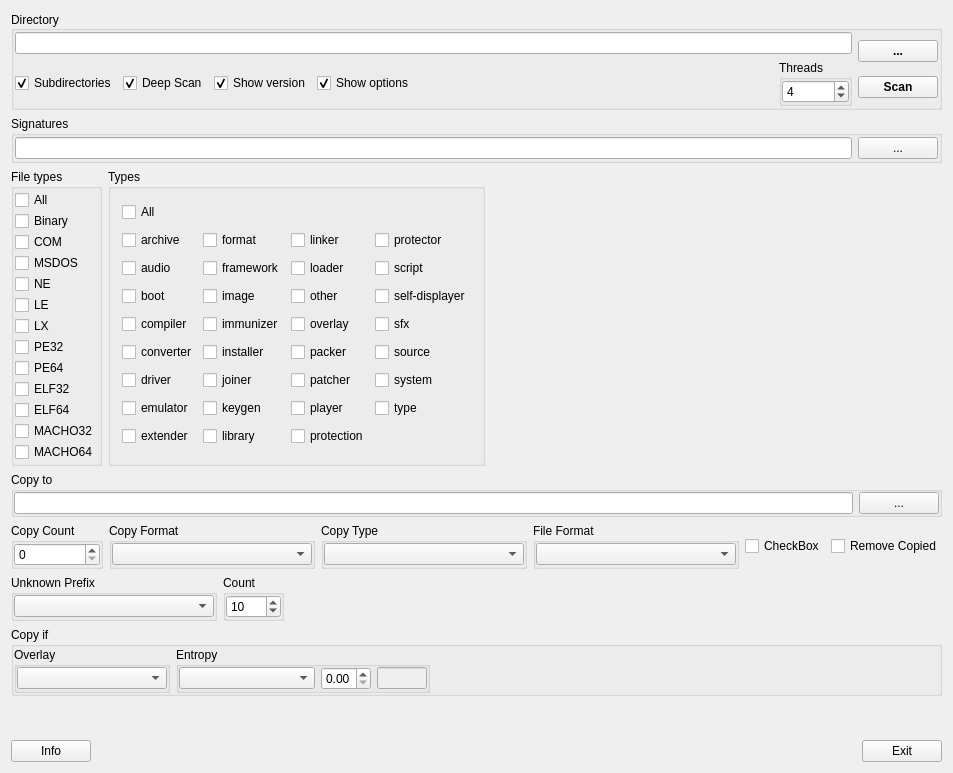
<?xml version="1.0" encoding="UTF-8"?>
<ui version="4.0">
 <class>GuiMainWindow</class>
 <widget class="QMainWindow" name="GuiMainWindow">
  <property name="geometry">
   <rect>
    <x>0</x>
    <y>0</y>
    <width>943</width>
    <height>773</height>
   </rect>
  </property>
  <property name="windowTitle">
   <string notr="true">GuiMainWindow</string>
  </property>
  <widget class="QWidget" name="centralWidget">
   <layout class="QVBoxLayout" name="verticalLayout_7">
    <item>
     <widget class="QGroupBox" name="groupBoxDirectory">
      <property name="title">
       <string>Directory</string>
      </property>
      <property name="alignment">
       <set>Qt::AlignLeading|Qt::AlignLeft|Qt::AlignVCenter</set>
      </property>
      <layout class="QHBoxLayout" name="horizontalLayout_2">
       <property name="leftMargin">
        <number>1</number>
       </property>
       <property name="topMargin">
        <number>1</number>
       </property>
       <property name="rightMargin">
        <number>1</number>
       </property>
       <property name="bottomMargin">
        <number>1</number>
       </property>
       <item>
        <layout class="QVBoxLayout" name="verticalLayout_3">
         <item>
          <widget class="QLineEdit" name="lineEditDirectoryName"/>
         </item>
         <item>
          <layout class="QHBoxLayout" name="horizontalLayout">
           <item>
            <widget class="QCheckBox" name="checkBoxScanSubdirectories">
             <property name="text">
              <string>Subdirectories</string>
             </property>
             <property name="checked">
              <bool>true</bool>
             </property>
            </widget>
           </item>
           <item>
            <widget class="QCheckBox" name="checkBoxDeepScan">
             <property name="text">
              <string>Deep Scan</string>
             </property>
             <property name="checked">
              <bool>true</bool>
             </property>
            </widget>
           </item>
           <item>
            <widget class="QCheckBox" name="checkBoxShowVersion">
             <property name="text">
              <string>Show version</string>
             </property>
             <property name="checked">
              <bool>true</bool>
             </property>
            </widget>
           </item>
           <item>
            <widget class="QCheckBox" name="checkBoxShowOptions">
             <property name="text">
              <string>Show options</string>
             </property>
             <property name="checked">
              <bool>true</bool>
             </property>
            </widget>
           </item>
           <item>
            <spacer name="horizontalSpacer">
             <property name="orientation">
              <enum>Qt::Horizontal</enum>
             </property>
             <property name="sizeHint" stdset="0">
              <size>
               <width>158</width>
               <height>20</height>
              </size>
             </property>
            </spacer>
           </item>
           <item>
            <widget class="QGroupBox" name="groupBoxThreads">
             <property name="title">
              <string>Threads</string>
             </property>
             <layout class="QVBoxLayout" name="verticalLayout_15">
              <property name="spacing">
               <number>0</number>
              </property>
              <property name="leftMargin">
               <number>0</number>
              </property>
              <property name="topMargin">
               <number>0</number>
              </property>
              <property name="rightMargin">
               <number>0</number>
              </property>
              <property name="bottomMargin">
               <number>0</number>
              </property>
              <item>
               <widget class="QSpinBox" name="spinBoxThreads">
                <property name="minimum">
                 <number>1</number>
                </property>
                <property name="maximum">
                 <number>8</number>
                </property>
                <property name="value">
                 <number>4</number>
                </property>
               </widget>
              </item>
             </layout>
            </widget>
           </item>
          </layout>
         </item>
        </layout>
       </item>
       <item>
        <layout class="QVBoxLayout" name="verticalLayout">
         <item>
          <widget class="QPushButton" name="pushButtonOpenDirectory">
           <property name="font">
            <font>
             <bold>true</bold>
            </font>
           </property>
           <property name="text">
            <string>...</string>
           </property>
          </widget>
         </item>
         <item>
          <widget class="QPushButton" name="pushButtonScan">
           <property name="font">
            <font>
             <bold>true</bold>
            </font>
           </property>
           <property name="text">
            <string>Scan</string>
           </property>
          </widget>
         </item>
        </layout>
       </item>
      </layout>
     </widget>
    </item>
    <item>
     <widget class="QGroupBox" name="groupBoxSignatures">
      <property name="title">
       <string>Signatures</string>
      </property>
      <layout class="QHBoxLayout" name="horizontalLayout_8">
       <property name="leftMargin">
        <number>1</number>
       </property>
       <property name="topMargin">
        <number>1</number>
       </property>
       <property name="rightMargin">
        <number>1</number>
       </property>
       <property name="bottomMargin">
        <number>1</number>
       </property>
       <item>
        <layout class="QHBoxLayout" name="horizontalLayout_9">
         <item>
          <widget class="QLineEdit" name="lineEditSignatures"/>
         </item>
         <item>
          <widget class="QPushButton" name="pushButtonSignatures">
           <property name="text">
            <string>...</string>
           </property>
          </widget>
         </item>
        </layout>
       </item>
      </layout>
     </widget>
    </item>
    <item>
     <layout class="QHBoxLayout" name="horizontalLayout_6">
      <item>
       <widget class="QGroupBox" name="groupBoxFileTypes">
        <property name="title">
         <string>File types</string>
        </property>
        <layout class="QVBoxLayout" name="verticalLayout_2">
         <property name="spacing">
          <number>1</number>
         </property>
         <property name="leftMargin">
          <number>1</number>
         </property>
         <property name="topMargin">
          <number>1</number>
         </property>
         <property name="rightMargin">
          <number>1</number>
         </property>
         <property name="bottomMargin">
          <number>1</number>
         </property>
         <item>
          <widget class="QCheckBox" name="checkBoxAllFileTypes">
           <property name="text">
            <string>All</string>
           </property>
          </widget>
         </item>
         <item>
          <widget class="QCheckBox" name="checkBoxBinary">
           <property name="text">
            <string>Binary</string>
           </property>
          </widget>
         </item>
         <item>
          <widget class="QCheckBox" name="checkBoxCOM">
           <property name="text">
            <string>COM</string>
           </property>
          </widget>
         </item>
         <item>
          <widget class="QCheckBox" name="checkBoxMSDOS">
           <property name="text">
            <string>MSDOS</string>
           </property>
          </widget>
         </item>
         <item>
          <widget class="QCheckBox" name="checkBoxNE">
           <property name="text">
            <string>NE</string>
           </property>
          </widget>
         </item>
         <item>
          <widget class="QCheckBox" name="checkBoxLE">
           <property name="text">
            <string>LE</string>
           </property>
          </widget>
         </item>
         <item>
          <widget class="QCheckBox" name="checkBoxLX">
           <property name="text">
            <string>LX</string>
           </property>
          </widget>
         </item>
         <item>
          <widget class="QCheckBox" name="checkBoxPE32">
           <property name="text">
            <string>PE32</string>
           </property>
          </widget>
         </item>
         <item>
          <widget class="QCheckBox" name="checkBoxPE64">
           <property name="text">
            <string>PE64</string>
           </property>
          </widget>
         </item>
         <item>
          <widget class="QCheckBox" name="checkBoxELF32">
           <property name="text">
            <string>ELF32</string>
           </property>
          </widget>
         </item>
         <item>
          <widget class="QCheckBox" name="checkBoxELF64">
           <property name="text">
            <string>ELF64</string>
           </property>
          </widget>
         </item>
         <item>
          <widget class="QCheckBox" name="checkBoxMACHO32">
           <property name="text">
            <string>MACHO32</string>
           </property>
          </widget>
         </item>
         <item>
          <widget class="QCheckBox" name="checkBoxMACHO64">
           <property name="text">
            <string>MACHO64</string>
           </property>
          </widget>
         </item>
        </layout>
       </widget>
      </item>
      <item>
       <widget class="QGroupBox" name="groupBoxTypes">
        <property name="title">
         <string>Types</string>
        </property>
        <layout class="QGridLayout" name="gridLayout">
         <item row="4" column="0">
          <widget class="QCheckBox" name="checkBox_compiler">
           <property name="text">
            <string>compiler</string>
           </property>
          </widget>
         </item>
         <item row="0" column="0">
          <widget class="QCheckBox" name="checkBoxAllTypes">
           <property name="text">
            <string>All</string>
           </property>
          </widget>
         </item>
         <item row="7" column="0">
          <widget class="QCheckBox" name="checkBox_emulator">
           <property name="text">
            <string>emulator</string>
           </property>
          </widget>
         </item>
         <item row="8" column="0">
          <widget class="QCheckBox" name="checkBox_extender">
           <property name="text">
            <string>extender</string>
           </property>
          </widget>
         </item>
         <item row="1" column="0">
          <widget class="QCheckBox" name="checkBox_archive">
           <property name="text">
            <string>archive</string>
           </property>
          </widget>
         </item>
         <item row="3" column="0">
          <widget class="QCheckBox" name="checkBox_boot">
           <property name="text">
            <string>boot</string>
           </property>
          </widget>
         </item>
         <item row="6" column="0">
          <widget class="QCheckBox" name="checkBox_driver">
           <property name="text">
            <string>driver</string>
           </property>
          </widget>
         </item>
         <item row="5" column="0">
          <widget class="QCheckBox" name="checkBox_converter">
           <property name="text">
            <string>converter</string>
           </property>
          </widget>
         </item>
         <item row="2" column="0">
          <widget class="QCheckBox" name="checkBox_audio">
           <property name="text">
            <string>audio</string>
           </property>
          </widget>
         </item>
         <item row="1" column="1">
          <widget class="QCheckBox" name="checkBox_format">
           <property name="text">
            <string>format</string>
           </property>
          </widget>
         </item>
         <item row="2" column="1">
          <widget class="QCheckBox" name="checkBox_framework">
           <property name="text">
            <string>framework</string>
           </property>
          </widget>
         </item>
         <item row="3" column="1">
          <widget class="QCheckBox" name="checkBox_image">
           <property name="text">
            <string>image</string>
           </property>
          </widget>
         </item>
         <item row="4" column="1">
          <widget class="QCheckBox" name="checkBox_immunizer">
           <property name="text">
            <string>immunizer</string>
           </property>
          </widget>
         </item>
         <item row="5" column="1">
          <widget class="QCheckBox" name="checkBox_installer">
           <property name="text">
            <string>installer</string>
           </property>
          </widget>
         </item>
         <item row="6" column="1">
          <widget class="QCheckBox" name="checkBox_joiner">
           <property name="text">
            <string>joiner</string>
           </property>
          </widget>
         </item>
         <item row="7" column="1">
          <widget class="QCheckBox" name="checkBox_keygen">
           <property name="text">
            <string>keygen</string>
           </property>
          </widget>
         </item>
         <item row="8" column="1">
          <widget class="QCheckBox" name="checkBox_library">
           <property name="text">
            <string>library</string>
           </property>
          </widget>
         </item>
         <item row="1" column="2">
          <widget class="QCheckBox" name="checkBox_linker">
           <property name="text">
            <string>linker</string>
           </property>
          </widget>
         </item>
         <item row="2" column="2">
          <widget class="QCheckBox" name="checkBox_loader">
           <property name="text">
            <string>loader</string>
           </property>
          </widget>
         </item>
         <item row="3" column="2">
          <widget class="QCheckBox" name="checkBox_other">
           <property name="text">
            <string>other</string>
           </property>
          </widget>
         </item>
         <item row="4" column="2">
          <widget class="QCheckBox" name="checkBox_overlay">
           <property name="text">
            <string>overlay</string>
           </property>
          </widget>
         </item>
         <item row="5" column="2">
          <widget class="QCheckBox" name="checkBox_packer">
           <property name="text">
            <string>packer</string>
           </property>
          </widget>
         </item>
         <item row="6" column="2">
          <widget class="QCheckBox" name="checkBox_patcher">
           <property name="text">
            <string>patcher</string>
           </property>
          </widget>
         </item>
         <item row="7" column="2">
          <widget class="QCheckBox" name="checkBox_player">
           <property name="text">
            <string>player</string>
           </property>
          </widget>
         </item>
         <item row="8" column="2">
          <widget class="QCheckBox" name="checkBox_protection">
           <property name="text">
            <string>protection</string>
           </property>
          </widget>
         </item>
         <item row="1" column="3">
          <widget class="QCheckBox" name="checkBox_protector">
           <property name="text">
            <string>protector</string>
           </property>
          </widget>
         </item>
         <item row="2" column="3">
          <widget class="QCheckBox" name="checkBox_script">
           <property name="text">
            <string>script</string>
           </property>
          </widget>
         </item>
         <item row="3" column="3">
          <widget class="QCheckBox" name="checkBox_self_displayer">
           <property name="text">
            <string>self-displayer</string>
           </property>
          </widget>
         </item>
         <item row="4" column="3">
          <widget class="QCheckBox" name="checkBox_sfx">
           <property name="text">
            <string>sfx</string>
           </property>
          </widget>
         </item>
         <item row="5" column="3">
          <widget class="QCheckBox" name="checkBox_source">
           <property name="text">
            <string>source</string>
           </property>
          </widget>
         </item>
         <item row="6" column="3">
          <widget class="QCheckBox" name="checkBox_system">
           <property name="text">
            <string>system</string>
           </property>
          </widget>
         </item>
         <item row="7" column="3">
          <widget class="QCheckBox" name="checkBox_type">
           <property name="text">
            <string>type</string>
           </property>
          </widget>
         </item>
        </layout>
       </widget>
      </item>
      <item>
       <spacer name="horizontalSpacer_3">
        <property name="orientation">
         <enum>Qt::Horizontal</enum>
        </property>
        <property name="sizeHint" stdset="0">
         <size>
          <width>40</width>
          <height>20</height>
         </size>
        </property>
       </spacer>
      </item>
     </layout>
    </item>
    <item>
     <widget class="QGroupBox" name="groupBoxCopyTo">
      <property name="title">
       <string>Copy to</string>
      </property>
      <layout class="QHBoxLayout" name="horizontalLayout_3">
       <property name="leftMargin">
        <number>0</number>
       </property>
       <property name="topMargin">
        <number>0</number>
       </property>
       <property name="rightMargin">
        <number>0</number>
       </property>
       <property name="bottomMargin">
        <number>0</number>
       </property>
       <item>
        <widget class="QLineEdit" name="lineEditOut"/>
       </item>
       <item>
        <widget class="QPushButton" name="pushButtonOut">
         <property name="text">
          <string>...</string>
         </property>
        </widget>
       </item>
      </layout>
     </widget>
    </item>
    <item>
     <layout class="QHBoxLayout" name="horizontalLayout_4">
      <item>
       <widget class="QGroupBox" name="groupBoxCopyCount">
        <property name="title">
         <string>Copy Count</string>
        </property>
        <layout class="QVBoxLayout" name="verticalLayout_13">
         <property name="spacing">
          <number>0</number>
         </property>
         <property name="leftMargin">
          <number>0</number>
         </property>
         <property name="topMargin">
          <number>0</number>
         </property>
         <property name="rightMargin">
          <number>0</number>
         </property>
         <property name="bottomMargin">
          <number>0</number>
         </property>
         <item>
          <widget class="QSpinBox" name="spinBoxCopyCount">
           <property name="maximum">
            <number>1000000</number>
           </property>
           <property name="value">
            <number>0</number>
           </property>
          </widget>
         </item>
        </layout>
       </widget>
      </item>
      <item>
       <widget class="QGroupBox" name="groupBoxCopyFormat">
        <property name="title">
         <string>Copy Format</string>
        </property>
        <layout class="QVBoxLayout" name="verticalLayout_4">
         <property name="leftMargin">
          <number>0</number>
         </property>
         <property name="topMargin">
          <number>0</number>
         </property>
         <property name="rightMargin">
          <number>0</number>
         </property>
         <property name="bottomMargin">
          <number>0</number>
         </property>
         <item>
          <widget class="QComboBox" name="comboBoxCopyFormat">
           <property name="minimumSize">
            <size>
             <width>200</width>
             <height>0</height>
            </size>
           </property>
          </widget>
         </item>
        </layout>
       </widget>
      </item>
      <item>
       <widget class="QGroupBox" name="groupBoxCopyType">
        <property name="title">
         <string>Copy Type</string>
        </property>
        <layout class="QVBoxLayout" name="verticalLayout_6">
         <property name="leftMargin">
          <number>0</number>
         </property>
         <property name="topMargin">
          <number>0</number>
         </property>
         <property name="rightMargin">
          <number>0</number>
         </property>
         <property name="bottomMargin">
          <number>0</number>
         </property>
         <item>
          <widget class="QComboBox" name="comboBoxCopyType">
           <property name="minimumSize">
            <size>
             <width>200</width>
             <height>0</height>
            </size>
           </property>
          </widget>
         </item>
        </layout>
       </widget>
      </item>
      <item>
       <widget class="QGroupBox" name="groupBoxFileFormat">
        <property name="title">
         <string>File Format</string>
        </property>
        <layout class="QVBoxLayout" name="verticalLayout_9">
         <property name="leftMargin">
          <number>0</number>
         </property>
         <property name="topMargin">
          <number>0</number>
         </property>
         <property name="rightMargin">
          <number>0</number>
         </property>
         <property name="bottomMargin">
          <number>0</number>
         </property>
         <item>
          <widget class="QComboBox" name="comboBoxFileFormat">
           <property name="minimumSize">
            <size>
             <width>200</width>
             <height>0</height>
            </size>
           </property>
          </widget>
         </item>
        </layout>
       </widget>
      </item>
      <item>
       <spacer name="horizontalSpacer_4">
        <property name="orientation">
         <enum>Qt::Horizontal</enum>
        </property>
        <property name="sizeHint" stdset="0">
         <size>
          <width>40</width>
          <height>20</height>
         </size>
        </property>
       </spacer>
      </item>
      <item>
       <widget class="QCheckBox" name="checkBoxCopyTheFirstOnly">
        <property name="text">
         <string>CheckBox</string>
        </property>
       </widget>
      </item>
      <item>
       <widget class="QCheckBox" name="checkBoxRemoveCopied">
        <property name="text">
         <string>Remove Copied</string>
        </property>
       </widget>
      </item>
     </layout>
    </item>
    <item>
     <layout class="QHBoxLayout" name="horizontalLayout_10">
      <item>
       <widget class="QGroupBox" name="groupBoxUnknownPrefix">
        <property name="title">
         <string>Unknown Prefix</string>
        </property>
        <layout class="QHBoxLayout" name="horizontalLayout_7">
         <property name="leftMargin">
          <number>0</number>
         </property>
         <property name="topMargin">
          <number>0</number>
         </property>
         <property name="rightMargin">
          <number>0</number>
         </property>
         <property name="bottomMargin">
          <number>0</number>
         </property>
         <item>
          <widget class="QComboBox" name="comboBoxUnknownPrefix">
           <property name="minimumSize">
            <size>
             <width>200</width>
             <height>0</height>
            </size>
           </property>
          </widget>
         </item>
        </layout>
       </widget>
      </item>
      <item>
       <widget class="QGroupBox" name="groupBoxUnknownCount">
        <property name="title">
         <string>Count</string>
        </property>
        <layout class="QVBoxLayout" name="verticalLayout_14">
         <property name="spacing">
          <number>0</number>
         </property>
         <property name="leftMargin">
          <number>0</number>
         </property>
         <property name="topMargin">
          <number>0</number>
         </property>
         <property name="rightMargin">
          <number>0</number>
         </property>
         <property name="bottomMargin">
          <number>0</number>
         </property>
         <item>
          <widget class="QSpinBox" name="spinBoxUnknownCount">
           <property name="minimum">
            <number>1</number>
           </property>
           <property name="maximum">
            <number>100</number>
           </property>
           <property name="value">
            <number>10</number>
           </property>
          </widget>
         </item>
        </layout>
       </widget>
      </item>
      <item>
       <spacer name="horizontalSpacer_5">
        <property name="orientation">
         <enum>Qt::Horizontal</enum>
        </property>
        <property name="sizeHint" stdset="0">
         <size>
          <width>40</width>
          <height>20</height>
         </size>
        </property>
       </spacer>
      </item>
     </layout>
    </item>
    <item>
     <widget class="QGroupBox" name="groupBoxCopyIf">
      <property name="title">
       <string>Copy if</string>
      </property>
      <layout class="QHBoxLayout" name="horizontalLayout_11">
       <property name="leftMargin">
        <number>0</number>
       </property>
       <property name="topMargin">
        <number>0</number>
       </property>
       <property name="rightMargin">
        <number>0</number>
       </property>
       <property name="bottomMargin">
        <number>0</number>
       </property>
       <item>
        <widget class="QGroupBox" name="groupBoxOverlay">
         <property name="title">
          <string>Overlay</string>
         </property>
         <layout class="QVBoxLayout" name="verticalLayout_5">
          <property name="leftMargin">
           <number>0</number>
          </property>
          <property name="topMargin">
           <number>0</number>
          </property>
          <property name="rightMargin">
           <number>0</number>
          </property>
          <property name="bottomMargin">
           <number>0</number>
          </property>
          <item>
           <widget class="QComboBox" name="comboBoxOverlay">
            <property name="minimumSize">
             <size>
              <width>150</width>
              <height>0</height>
             </size>
            </property>
           </widget>
          </item>
         </layout>
        </widget>
       </item>
       <item>
        <widget class="QGroupBox" name="groupBoxOverlay_2">
         <property name="title">
          <string>Entropy</string>
         </property>
         <layout class="QHBoxLayout" name="horizontalLayout_12">
          <property name="leftMargin">
           <number>0</number>
          </property>
          <property name="topMargin">
           <number>0</number>
          </property>
          <property name="rightMargin">
           <number>0</number>
          </property>
          <property name="bottomMargin">
           <number>0</number>
          </property>
          <item>
           <widget class="QComboBox" name="comboBoxEntropy">
            <property name="maximumSize">
             <size>
              <width>150</width>
              <height>16777215</height>
             </size>
            </property>
           </widget>
          </item>
          <item>
           <widget class="QDoubleSpinBox" name="doubleSpinBoxEntropy">
            <property name="maximumSize">
             <size>
              <width>50</width>
              <height>16777215</height>
             </size>
            </property>
            <property name="maximum">
             <double>8.000000000000000</double>
            </property>
           </widget>
          </item>
          <item>
           <widget class="QLineEdit" name="lineEditEntropy">
            <property name="enabled">
             <bool>false</bool>
            </property>
            <property name="maximumSize">
             <size>
              <width>50</width>
              <height>16777215</height>
             </size>
            </property>
           </widget>
          </item>
         </layout>
        </widget>
       </item>
       <item>
        <spacer name="horizontalSpacer_7">
         <property name="orientation">
          <enum>Qt::Horizontal</enum>
         </property>
         <property name="sizeHint" stdset="0">
          <size>
           <width>40</width>
           <height>20</height>
          </size>
         </property>
        </spacer>
       </item>
       <item>
        <spacer name="horizontalSpacer_6">
         <property name="orientation">
          <enum>Qt::Horizontal</enum>
         </property>
         <property name="sizeHint" stdset="0">
          <size>
           <width>236</width>
           <height>20</height>
          </size>
         </property>
        </spacer>
       </item>
      </layout>
     </widget>
    </item>
    <item>
     <spacer name="verticalSpacer">
      <property name="orientation">
       <enum>Qt::Vertical</enum>
      </property>
      <property name="sizeHint" stdset="0">
       <size>
        <width>20</width>
        <height>40</height>
       </size>
      </property>
     </spacer>
    </item>
    <item>
     <layout class="QHBoxLayout" name="horizontalLayout_5">
      <item>
       <widget class="QPushButton" name="pushButtonInfo">
        <property name="text">
         <string>Info</string>
        </property>
       </widget>
      </item>
      <item>
       <spacer name="horizontalSpacer_2">
        <property name="orientation">
         <enum>Qt::Horizontal</enum>
        </property>
        <property name="sizeHint" stdset="0">
         <size>
          <width>40</width>
          <height>20</height>
         </size>
        </property>
       </spacer>
      </item>
      <item>
       <widget class="QPushButton" name="pushButtonExit">
        <property name="text">
         <string>Exit</string>
        </property>
       </widget>
      </item>
     </layout>
    </item>
   </layout>
  </widget>
 </widget>
 <layoutdefault spacing="6" margin="11"/>
 <resources/>
 <connections/>
</ui>
